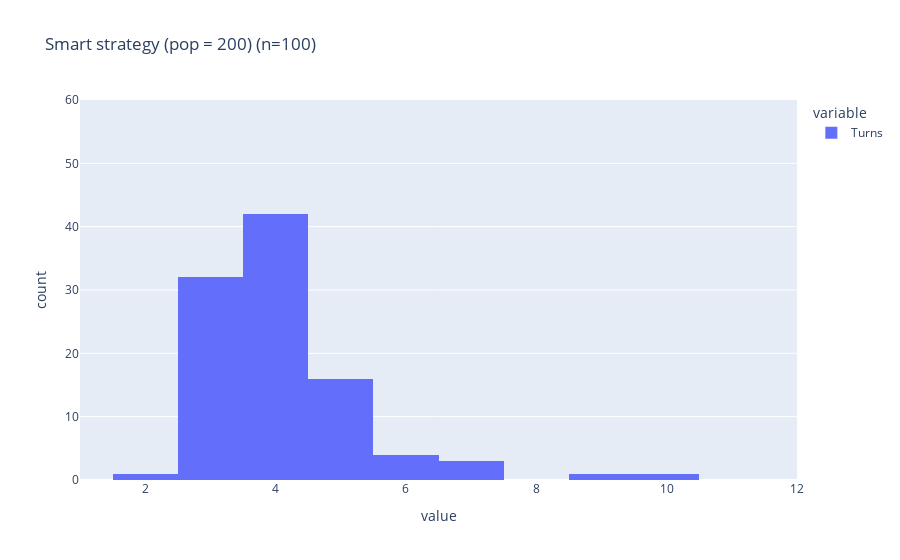

Write notebook code for a chart like this one.
### Code cell
px.histogram(smart,nbins=12,range_x=[1,12], range_y=[0,60], title="Smart strategy (pop = %d) (n=%d)" % (pop_size, n))

### Figure 1 — Plotly figure (JSON) as saved in the notebook; plotly's stock layout.template omitted (floating-point values rounded to 4 significant figures)
{"data": [{"alignmentgroup": "True", "bingroup": "x", "hovertemplate": "variable=Turns<br>value=%{x}<br>count=%{y}<extra></extra>", "legendgroup": "Turns", "marker": {"color": "#636efa", "pattern": {"shape": ""}}, "name": "Turns", "nbinsx": 12, "offsetgroup": "Turns", "orientation": "v", "showlegend": true, "type": "histogram", "x": [3, 4, 5, 4, 6, 4, 7, 3, 3, 4, 3, 4, 5, 3, 3, 4, 4, 5, 9, 4, 3, 4, 7, 4, 4, 3, 4, 5, 4, 3, 4, 5, 4, 4, 4, 5, 4, 5, 4, 3, 5, 3, 3, 3, 4, 3, 4, 3, 5, 3, 3, 4, 3, 5, 4, 4, 3, 5, 5, 4, 5, 3, 4, 4, 4, 4, 4, 3, 7, 3, 4, 4, 3, 2, 3, 4, 6, 3, 3, 4, 4, 4, 5, 3, 3, 4, 3, 5, 4, 6, 3, 5, 6, 4, 4, 3, 3, 4, 4, 10], "xaxis": "x", "yaxis": "y"}], "layout": {"barmode": "relative", "legend": {"title": {"text": "variable"}, "tracegroupgap": 0}, "title": {"text": "Smart strategy (pop = 200) (n=100)"}, "xaxis": {"anchor": "y", "domain": [0, 1], "range": [1, 12], "title": {"text": "value"}}, "yaxis": {"anchor": "x", "domain": [0, 1], "range": [0, 60], "title": {"text": "count"}}}}
